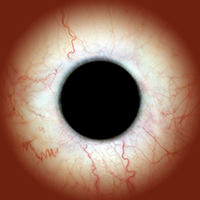
#> input picture src/Uncanny_Eyes/convert/defaultEye/sclera.png, 200 x 200 px
$ python tablegen.py defaultEye/sclera.png defaultEye/iris.png eye/lid-upper-symmetrical.png eye/lid-lower-symmetrical.png defaultEye/lid-upper.png defaultEye/lid-lower.png
#> lines starting #> are read from the running program, lines starting #| are printed output that depends on the picture
### src/Uncanny_Eyes/convert/hextable.py
""" Hexadecimal table generator for C/C++ projects """

import sys

class HexTable:
    """
    Class to assist with generating arrays of hexadecimal data for C/C++ code.
    This ONLY formats values and ends the array. The array declaration itself
    MUST first be output by the parent code. This is on purpose and by design,
    as the parent code most likely has context-specific information such as
    variable type, sign, or platform-specific modifiers like Arduino's PROGMEM.
    """

    def __init__(self, count, columns=12, digits=2):
        """
        Constructor - initializes counters, etc. for the write() function.
        @param count   Expected number of elements in the array to be
                       generated (so the code knows when to stop appending
                       commas to each element and close the array with ' };')
        @param columns Number of columns (hexadecimal values per line) in
                       the formatted output. Default is 12 (works well for
                       2-digit hex values...under 80 characters/line).
        @param digits  Number of hex digits per value (e.g. 2 for uint8_t,
                       4 for uint16_t, etc.). Default is 2.
        """
        self.limit = count     # Total number of elements in array
        self.counter = 0       # Current array element number (0 to limit-1)
        self.digits = digits   # Digits per array element (after 0x)
        self.columns = columns # Max number of elements before line wrap
        self.column = columns  # Current column number, 0 to columns-1
        # column is initialized to columns to force first-line indent

    def write(self, value):
        """
        Output a single hexadecimal value (with some formatting for C array)
        to standard output.
        @param value Numeric value to write, will be converted to hexadecimal.
                     NO RANGE CHECKING IS PERFORMED, value MUST be within
                     valid range for the constructor's digits setting.
        """
        if self.counter > 0:
            sys.stdout.write(',')                # Comma-delimit prior item
            if self.column < (self.columns - 1): # If not last item on line,
                sys.stdout.write(' ')            # append space after comma
        self.column += 1                         # Increment column number
        if self.column >= self.columns:          # Max column exceeded?
            sys.stdout.write('\n  ')             # Line wrap, indent
            self.column = 0                      # Reset column number
        sys.stdout.write(                        # 0xNN format
            '{0:#0{1}X}'.format(value, self.digits + 2).replace('X', 'x'))
        self.counter += 1                        # Increment item counter
        if self.counter >= self.limit:
            print(' };')                         # Cap off table

    def reset(self, count=0):
        """
        'Recycle' an existing HexTable to start a new one with the same
        number of columns and digits (and item count, if passed).
        @param count Expected number of elements in the new array to be
                     generated. Default of 0 means use same count as before.
        """
        if count > 0:
            self.limit = count
        self.counter = 0
        self.column = self.columns # Init to force first-line indent

### src/Uncanny_Eyes/convert/tablegen.py
#!/usr/bin/python

"""
Image converter for 'Uncanny Eyes' project.  Generates tables for
eyeData.h file.  Requires Python Imaging Library.  Expects six image
files: sclera, iris, upper and lower eyelid map (symmetrical), upper
and lower eyelid map (asymmetrical L/R) -- defaults will be used for
each if not specified.  Also generates polar coordinate map for iris
rendering (pass diameter -- must be an even value -- as 7th argument),
pupil is assumed round unless pupilMap.png image is present.
Output is to stdout; should be redirected to file for use.
"""

# This is kinda some horrible copy-and-paste code right now for each of
# the images...could be improved, but basically does the thing.

import sys
import math
from PIL import Image
from hextable import HexTable

# OPEN AND VALIDATE SCLERA IMAGE FILE --------------------------------------

try:
    FILENAME = sys.argv[1]
except IndexError:
    FILENAME = 'sclera.png' # Default filename if argv 1 not provided
IMAGE = Image.open(FILENAME)
#> IMAGE is the input picture: PIL image 200x200 RGB; mean R, G, B 147.4, 107.7, 90.3
IMAGE = IMAGE.convert('RGB')
PIXELS = IMAGE.load()

# GENERATE SCLERA ARRAY ----------------------------------------------------

print('#define SCLERA_WIDTH  ' + str(IMAGE.size[0]))
#| #define SCLERA_WIDTH  200
print('#define SCLERA_HEIGHT ' + str(IMAGE.size[1]))
#| #define SCLERA_HEIGHT 200
print('')

sys.stdout.write('const uint16_t sclera[SCLERA_HEIGHT * SCLERA_WIDTH] = {')
HEX = HexTable(IMAGE.size[0] * IMAGE.size[1], 8, 4)

# Convert 24-bit image to 16 bits:
for y in range(IMAGE.size[1]):
    for x in range(IMAGE.size[0]):
        p = PIXELS[x, y] # Pixel data (tuple)
        HEX.write(
            ((p[0] & 0b11111000) << 8) | # Convert 24-bit RGB
            ((p[1] & 0b11111100) << 3) | # to 16-bit value w/
            (p[2] >> 3))                 # 5/6/5-bit packing

# OPEN AND VALIDATE IRIS IMAGE FILE ----------------------------------------

try:
    FILENAME = sys.argv[2]
except IndexError:
    FILENAME = 'iris.png' # Default filename if argv 2 not provided
IMAGE = Image.open(FILENAME)
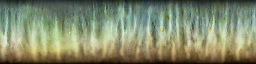
#> input picture src/Uncanny_Eyes/convert/defaultEye/iris.png, 256 x 64 px
#> IMAGE is the input picture: PIL image 256x64 RGB; mean R, G, B 128.8, 136.6, 106.7
'''
if (IMAGE.size[0] > 512) or (IMAGE.size[1] > 128):
    sys.stderr.write('Image can\'t exceed 512 pixels wide or 128 pixels tall')
    exit(1)
'''
IMAGE = IMAGE.convert('RGB')
PIXELS = IMAGE.load()

# GENERATE IRIS ARRAY ------------------------------------------------------

print('')
print('#define IRIS_MAP_WIDTH  ' + str(IMAGE.size[0]))
print('#define IRIS_MAP_HEIGHT ' + str(IMAGE.size[1]))
print('')

sys.stdout.write('const uint16_t iris[IRIS_MAP_HEIGHT * IRIS_MAP_WIDTH] = {')
HEX.reset(IMAGE.size[0] * IMAGE.size[1])

for y in range(IMAGE.size[1]):
    for x in range(IMAGE.size[0]):
        p = PIXELS[x, y] # Pixel data (tuple)
        HEX.write(
            ((p[0] & 0b11111000) << 8) | # Convert 24-bit RGB
            ((p[1] & 0b11111100) << 3) | # to 16-bit value w/
            (p[2] >> 3))                 # 5/6/5-bit packing

# OPEN AND VALIDATE UPPER EYELID THRESHOLD MAP (symmetrical) ---------------

try:
    FILENAME = sys.argv[3]
except IndexError:
    FILENAME = 'lid-upper-symmetrical.png' # Default if argv 3 not provided
IMAGE = Image.open(FILENAME)
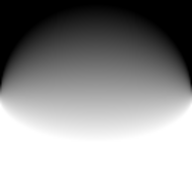
#> input picture src/Uncanny_Eyes/convert/eye/lid-upper-symmetrical.png, 192 x 192 px
#> IMAGE is the input picture: PIL image 192x192 L; min 0, max 255, mean 151.7
'''
if (IMAGE.size[0] != 128) or (IMAGE.size[1] != 128):
    sys.stderr.write('Image size must match screen size')
    exit(1)
'''
IMAGE = IMAGE.convert('L')
PIXELS = IMAGE.load()

# GENERATE UPPER LID ARRAY (symmetrical) -----------------------------------

print('')
print('#define EYE_WIDTH  ' + str(IMAGE.size[0]))
print('#define EYE_HEIGHT ' + str(IMAGE.size[1]))
print('')
print('#ifdef SYMMETRICAL_EYELID')
print('')

sys.stdout.write('const uint8_t upper[EYE_HEIGHT * EYE_WIDTH] = {')
HEX = HexTable(IMAGE.size[0] * IMAGE.size[1], 12, 2)

for y in range(IMAGE.size[1]):
    for x in range(IMAGE.size[0]):
        HEX.write(PIXELS[x, y]) # 8-bit value per pixel

# OPEN AND VALIDATE LOWER EYELID THRESHOLD MAP (symmetrical) ---------------

try:
    FILENAME = sys.argv[4]
except IndexError:
    FILENAME = 'lid-lower-symmetrical.png' # Default if argv 4 not provided
IMAGE = Image.open(FILENAME)
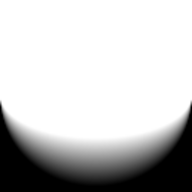
#> input picture src/Uncanny_Eyes/convert/eye/lid-lower-symmetrical.png, 192 x 192 px
#> IMAGE is the input picture: PIL image 192x192 L; min 0, max 255, mean 196.4
'''
if (IMAGE.size[0] != 128) or (IMAGE.size[1] != 128):
    sys.stderr.write('Image size must match screen size')
    exit(1)
'''
IMAGE = IMAGE.convert('L')
PIXELS = IMAGE.load()

# GENERATE LOWER LID ARRAY (symmetrical) -----------------------------------

print('')
sys.stdout.write('const uint8_t lower[EYE_HEIGHT * EYE_WIDTH] = {')
HEX.reset(IMAGE.size[0] * IMAGE.size[1])

for y in range(IMAGE.size[1]):
    for x in range(IMAGE.size[0]):
        HEX.write(PIXELS[x, y]) # 8-bit value per pixel

# OPEN AND VALIDATE UPPER EYELID THRESHOLD MAP (asymmetrical) --------------

try:
    FILENAME = sys.argv[5]
except IndexError:
    FILENAME = 'lid-upper.png' # Default filename if argv 5 not provided
IMAGE = Image.open(FILENAME)
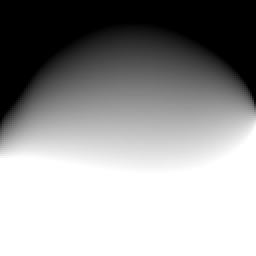
#> input picture src/Uncanny_Eyes/convert/defaultEye/lid-upper.png, 128 x 128 px (shown 2 times larger)
#> IMAGE is the input picture: PIL image 128x128 L; min 0, max 255, mean 153
'''
if (IMAGE.size[0] != 128) or (IMAGE.size[1] != 128):
    sys.stderr.write('Image size must match screen size')
    exit(1)
'''
IMAGE = IMAGE.convert('L')
PIXELS = IMAGE.load()

# GENERATE UPPER LID ARRAY (asymmetrical) ----------------------------------

print('')
print('#else')
print('')

sys.stdout.write('const uint8_t upper[EYE_HEIGHT * EYE_WIDTH] = {')
HEX.reset(IMAGE.size[0] * IMAGE.size[1])

for y in range(IMAGE.size[1]):
    for x in range(IMAGE.size[0]):
        HEX.write(PIXELS[x, y]) # 8-bit value per pixel

# OPEN AND VALIDATE LOWER EYELID THRESHOLD MAP (asymmetrical) --------------

try:
    FILENAME = sys.argv[6]
except IndexError:
    FILENAME = 'lid-lower.png' # Default filename if argv 6 not provided
IMAGE = Image.open(FILENAME)
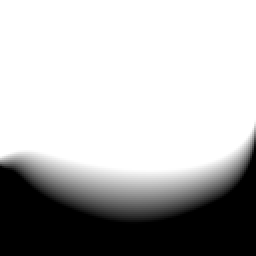
#> input picture src/Uncanny_Eyes/convert/defaultEye/lid-lower.png, 128 x 128 px (shown 2 times larger)
#> IMAGE is the input picture: PIL image 128x128 L; min 0, max 255, mean 182.4
'''
if (IMAGE.size[0] != 128) or (IMAGE.size[1] != 128):
    sys.stderr.write('Image size must match screen size')
    exit(1)
'''
IMAGE = IMAGE.convert('L')
PIXELS = IMAGE.load()

# GENERATE LOWER LID ARRAY (asymmetrical) ----------------------------------

print('')
sys.stdout.write('const uint8_t lower[EYE_HEIGHT * EYE_WIDTH] = {')
HEX.reset(IMAGE.size[0] * IMAGE.size[1])

for y in range(IMAGE.size[1]):
    for x in range(IMAGE.size[0]):
        HEX.write(PIXELS[x, y]) # 8-bit value per pixel

# GENERATE POLAR COORDINATE TABLE ------------------------------------------

try:
    IRIS_SIZE = int(sys.argv[7])
except IndexError:
    IRIS_SIZE = 80 # Default size if argv 7 not provided
if IRIS_SIZE % 2 != 0:
    sys.stderr.write('Iris diameter must be even value')
    exit(1)
RADIUS = IRIS_SIZE / 2
# For unusual-shaped pupils (dragon, goat, etc.), a precomputed image
# provides polar distances.  Optional 8th argument is filename (or file
# 'pupilMap.png' in the local directory) is what's used, otherwise a
# regular round iris is calculated.
try:
    FILENAME = sys.argv[8]
except IndexError:
    FILENAME = 'pupilMap.png' # Default filename if argv 8 not provided
USE_PUPIL_MAP = True
try:
    IMAGE = Image.open(FILENAME)
    if (IMAGE.size[0] != IRIS_SIZE) or (IMAGE.size[1] != IRIS_SIZE):
        sys.stderr.write('Image size must match iris size')
        exit(1)
    IMAGE = IMAGE.convert('L')
    PIXELS = IMAGE.load()
except IOError:
    USE_PUPIL_MAP = False

print('')
print('#endif // SYMMETRICAL_EYELID')
print('')
print('#define IRIS_WIDTH  ' + str(IRIS_SIZE))
print('#define IRIS_HEIGHT ' + str(IRIS_SIZE))

# One element per screen pixel, 16 bits per element -- high 9 bits are
# angle relative to center point (fixed point, 0-511) low 7 bits are
# distance from circle perimeter (fixed point, 0-127, pixels outsize circle
# are set to 127).

sys.stdout.write('\nconst uint16_t polar[%s * %s] = {' % (IRIS_SIZE, IRIS_SIZE))
HEX = HexTable(IRIS_SIZE * IRIS_SIZE, 8, 4)

for y in range(IRIS_SIZE):
    dy = y - RADIUS + 0.5
    for x in range(IRIS_SIZE):
        dx = x - RADIUS + 0.5
        distance = math.sqrt(dx * dx + dy * dy)
        if distance >= RADIUS: # Outside circle
            HEX.write(127) # angle = 0, dist = 127
        else:
            if USE_PUPIL_MAP:
                # Look up polar coordinates in pupil map image
                angle = math.atan2(dy, dx) # -pi to +pi
                angle += math.pi           # 0.0 to 2pi
                angle /= (math.pi * 2.0)   # 0.0 to <1.0
                distance = PIXELS[x, y] / 255.0
            else:
                angle = math.atan2(dy, dx) # -pi to +pi
                angle += math.pi           # 0.0 to 2pi
                angle /= (math.pi * 2.0)   # 0.0 to <1.0
                distance /= RADIUS         # 0.0 to <1.0
            distance *= 128.0              # 0.0 to <128.0
            if distance > 127:
                distance = 127 # Clip
            a = int(angle * 512.0)    # 0 to 511
            d = 127 - int(distance)   # 127 to 0
            HEX.write((a << 7) | d)
